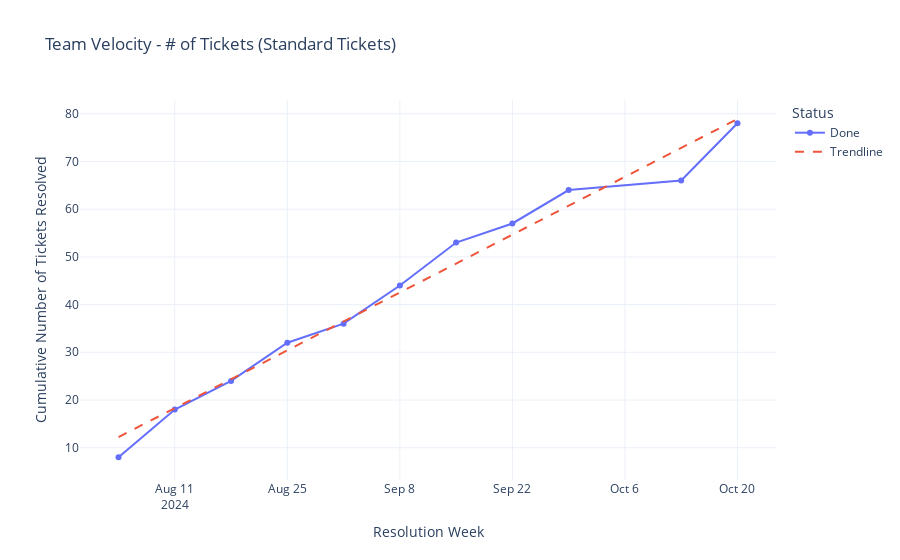
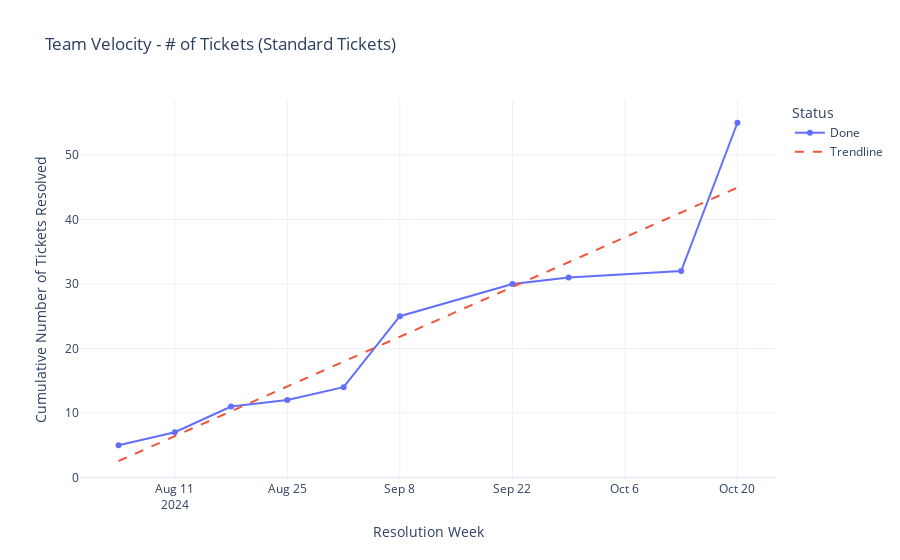
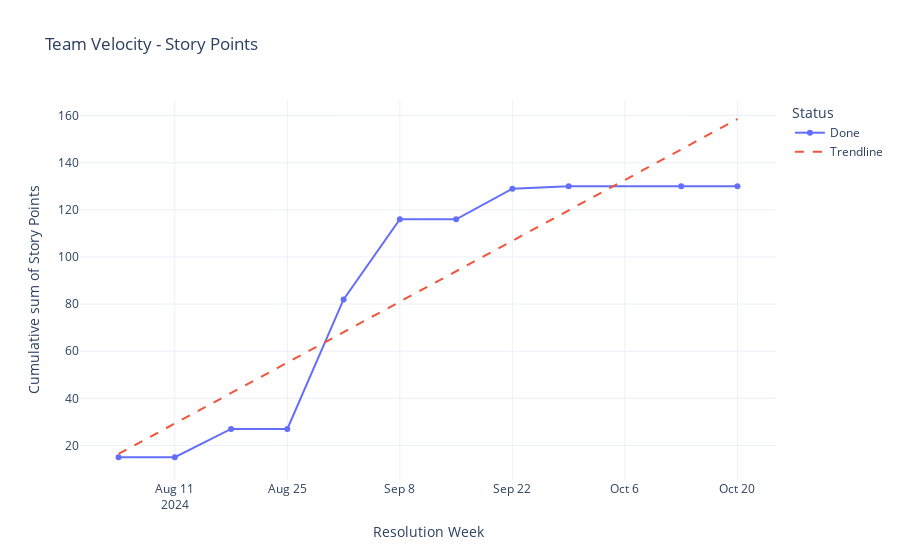
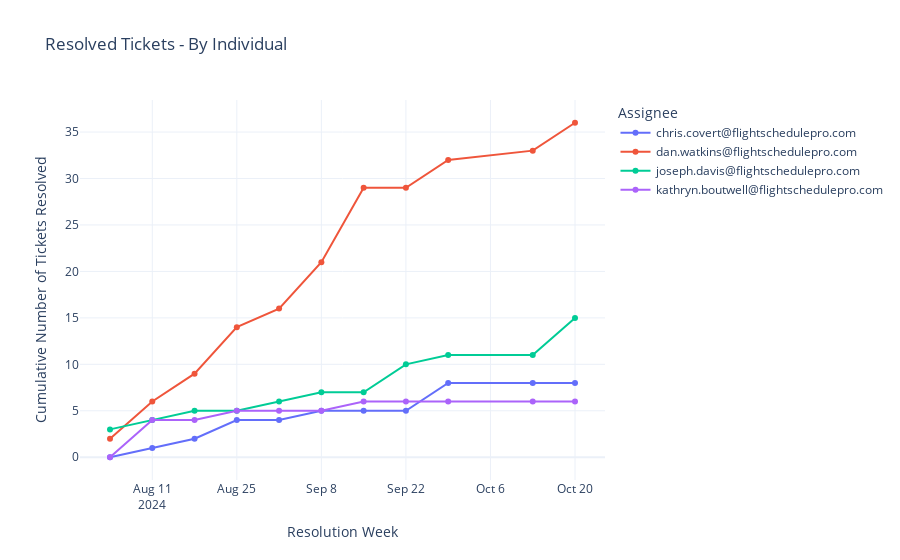

Here is the notebook cell these charts were saved with, in order:
### Markdown cell above
# THROUGHPUT METRICS

### Code cell
plot_tickets_over_time_interactive(df_standard_issues_resolved_in_range, top_n=1, start_date=start_date, group_by="Status", title="Team Velocity - # of Tickets (Standard Tickets)")
plot_tickets_over_time_interactive(df_sub_tasks_issues_resolved_in_range, top_n=1, start_date=start_date, group_by="Status", title="Team Velocity - # of Tickets (Standard Tickets)")
plot_tickets_over_time_interactive(df_standard_issues_resolved_in_range, top_n=1, start_date=start_date, measure_col="Story Points", aggfunc='sum', group_by="Status", title="Team Velocity - Story Points")
plot_tickets_over_time_interactive(df_standard_issues_resolved_in_range, top_n=4, start_date=start_date, group_by="Assignee", title="Resolved Tickets - By Individual")

### Figure 1 — Plotly figure (JSON) as saved in the notebook; plotly's stock layout.template omitted (floating-point values rounded to 4 significant figures)
{"data": [{"hovertemplate": "Status=Done<br>Resolution Week=%{x}<br>value=%{y}<extra></extra>", "legendgroup": "Done", "line": {"color": "#636efa", "dash": "solid"}, "marker": {"symbol": "circle"}, "mode": "lines+markers", "name": "Done", "orientation": "v", "showlegend": true, "type": "scatter", "x": ["2024-08-04T00:00:00", "2024-08-11T00:00:00", "2024-08-18T00:00:00", "2024-08-25T00:00:00", "2024-09-01T00:00:00", "2024-09-08T00:00:00", "2024-09-15T00:00:00", "2024-09-22T00:00:00", "2024-09-29T00:00:00", "2024-10-13T00:00:00", "2024-10-20T00:00:00"], "xaxis": "x", "y": [8, 18, 24, 32, 36, 44, 53, 57, 64, 66, 78], "yaxis": "y"}, {"line": {"dash": "dash"}, "mode": "lines", "name": "Trendline", "type": "scatter", "x": ["2024-08-04T00:00:00", "2024-08-11T00:00:00", "2024-08-18T00:00:00", "2024-08-25T00:00:00", "2024-09-01T00:00:00", "2024-09-08T00:00:00", "2024-09-15T00:00:00", "2024-09-22T00:00:00", "2024-09-29T00:00:00", "2024-10-13T00:00:00", "2024-10-20T00:00:00"], "y": [12.23, 18.29, 24.35, 30.41, 36.47, 42.53, 48.6, 54.66, 60.72, 72.84, 78.9]}], "layout": {"autosize": true, "hovermode": "x unified", "legend": {"title": {"text": "Status"}, "tracegroupgap": 0}, "title": {"text": "Team Velocity - # of Tickets (Standard Tickets)"}, "xaxis": {"anchor": "y", "autorange": true, "domain": [0, 1], "range": ["2024-07-30 07:39:44.627", "2024-10-24 16:20:15.373"], "title": {"text": "Resolution Week"}, "type": "date"}, "yaxis": {"anchor": "x", "autorange": true, "domain": [0, 1], "range": [2.223, 83.78], "title": {"text": "Cumulative Number of Tickets Resolved"}, "type": "linear"}}}

### Figure 2 — Plotly figure (JSON) as saved in the notebook; plotly's stock layout.template omitted (floating-point values rounded to 4 significant figures)
{"data": [{"hovertemplate": "Status=Done<br>Resolution Week=%{x}<br>value=%{y}<extra></extra>", "legendgroup": "Done", "line": {"color": "#636efa", "dash": "solid"}, "marker": {"symbol": "circle"}, "mode": "lines+markers", "name": "Done", "orientation": "v", "showlegend": true, "type": "scatter", "x": ["2024-08-04T00:00:00", "2024-08-11T00:00:00", "2024-08-18T00:00:00", "2024-08-25T00:00:00", "2024-09-01T00:00:00", "2024-09-08T00:00:00", "2024-09-22T00:00:00", "2024-09-29T00:00:00", "2024-10-13T00:00:00", "2024-10-20T00:00:00"], "xaxis": "x", "y": [5, 7, 11, 12, 14, 25, 30, 31, 32, 55], "yaxis": "y"}, {"line": {"dash": "dash"}, "mode": "lines", "name": "Trendline", "type": "scatter", "x": ["2024-08-04T00:00:00", "2024-08-11T00:00:00", "2024-08-18T00:00:00", "2024-08-25T00:00:00", "2024-09-01T00:00:00", "2024-09-08T00:00:00", "2024-09-22T00:00:00", "2024-09-29T00:00:00", "2024-10-13T00:00:00", "2024-10-20T00:00:00"], "y": [2.544, 6.398, 10.25, 14.11, 17.96, 21.81, 29.52, 33.38, 41.09, 44.94]}], "layout": {"autosize": true, "hovermode": "x unified", "legend": {"title": {"text": "Status"}, "tracegroupgap": 0}, "title": {"text": "Team Velocity - # of Tickets (Standard Tickets)"}, "xaxis": {"anchor": "y", "autorange": true, "domain": [0, 1], "range": ["2024-07-30 07:39:44.627", "2024-10-24 16:20:15.373"], "title": {"text": "Resolution Week"}, "type": "date"}, "yaxis": {"anchor": "x", "autorange": true, "domain": [0, 1], "range": [-0.4395, 59.23], "title": {"text": "Cumulative Number of Tickets Resolved"}, "type": "linear"}}}

### Figure 3 — Plotly figure (JSON) as saved in the notebook; plotly's stock layout.template omitted (floating-point values rounded to 4 significant figures)
{"data": [{"hovertemplate": "Status=Done<br>Resolution Week=%{x}<br>value=%{y}<extra></extra>", "legendgroup": "Done", "line": {"color": "#636efa", "dash": "solid"}, "marker": {"symbol": "circle"}, "mode": "lines+markers", "name": "Done", "orientation": "v", "showlegend": true, "type": "scatter", "x": ["2024-08-04T00:00:00", "2024-08-11T00:00:00", "2024-08-18T00:00:00", "2024-08-25T00:00:00", "2024-09-01T00:00:00", "2024-09-08T00:00:00", "2024-09-15T00:00:00", "2024-09-22T00:00:00", "2024-09-29T00:00:00", "2024-10-13T00:00:00", "2024-10-20T00:00:00"], "xaxis": "x", "y": [15, 15, 27, 27, 82, 116, 116, 129, 130, 130, 130], "yaxis": "y"}, {"line": {"dash": "dash"}, "mode": "lines", "name": "Trendline", "type": "scatter", "x": ["2024-08-04T00:00:00", "2024-08-11T00:00:00", "2024-08-18T00:00:00", "2024-08-25T00:00:00", "2024-09-01T00:00:00", "2024-09-08T00:00:00", "2024-09-15T00:00:00", "2024-09-22T00:00:00", "2024-09-29T00:00:00", "2024-10-13T00:00:00", "2024-10-20T00:00:00"], "y": [16.4, 29.32, 42.25, 55.17, 68.09, 81.01, 93.94, 106.9, 119.8, 145.6, 158.6]}], "layout": {"autosize": true, "hovermode": "x unified", "legend": {"title": {"text": "Status"}, "tracegroupgap": 0}, "title": {"text": "Team Velocity - Story Points"}, "xaxis": {"anchor": "y", "autorange": true, "domain": [0, 1], "range": ["2024-07-30 07:39:44.627", "2024-10-24 16:20:15.373"], "title": {"text": "Resolution Week"}, "type": "date"}, "yaxis": {"anchor": "x", "autorange": true, "domain": [0, 1], "range": [3.434, 166.7], "title": {"text": "Cumulative sum of Story Points"}, "type": "linear"}}}

### Figure 4 — Plotly figure (JSON) as saved in the notebook; plotly's stock layout.template omitted (floating-point values rounded to 4 significant figures)
{"data": [{"hovertemplate": "Assignee=chris.covert@flightschedulepro.com<br>Resolution Week=%{x}<br>value=%{y}<extra></extra>", "legendgroup": "chris.covert@flightschedulepro.com", "line": {"color": "#636efa", "dash": "solid"}, "marker": {"symbol": "circle"}, "mode": "lines+markers", "name": "chris.covert@flightschedulepro.com", "orientation": "v", "showlegend": true, "type": "scatter", "x": ["2024-08-04T00:00:00", "2024-08-11T00:00:00", "2024-08-18T00:00:00", "2024-08-25T00:00:00", "2024-09-01T00:00:00", "2024-09-08T00:00:00", "2024-09-15T00:00:00", "2024-09-22T00:00:00", "2024-09-29T00:00:00", "2024-10-13T00:00:00", "2024-10-20T00:00:00"], "xaxis": "x", "y": [0, 1, 2, 4, 4, 5, 5, 5, 8, 8, 8], "yaxis": "y"}, {"hovertemplate": "Assignee=dan.watkins@flightschedulepro.com<br>Resolution Week=%{x}<br>value=%{y}<extra></extra>", "legendgroup": "dan.watkins@flightschedulepro.com", "line": {"color": "#EF553B", "dash": "solid"}, "marker": {"symbol": "circle"}, "mode": "lines+markers", "name": "dan.watkins@flightschedulepro.com", "orientation": "v", "showlegend": true, "type": "scatter", "x": ["2024-08-04T00:00:00", "2024-08-11T00:00:00", "2024-08-18T00:00:00", "2024-08-25T00:00:00", "2024-09-01T00:00:00", "2024-09-08T00:00:00", "2024-09-15T00:00:00", "2024-09-22T00:00:00", "2024-09-29T00:00:00", "2024-10-13T00:00:00", "2024-10-20T00:00:00"], "xaxis": "x", "y": [2, 6, 9, 14, 16, 21, 29, 29, 32, 33, 36], "yaxis": "y"}, {"hovertemplate": "Assignee=joseph.davis@flightschedulepro.com<br>Resolution Week=%{x}<br>value=%{y}<extra></extra>", "legendgroup": "joseph.davis@flightschedulepro.com", "line": {"color": "#00cc96", "dash": "solid"}, "marker": {"symbol": "circle"}, "mode": "lines+markers", "name": "joseph.davis@flightschedulepro.com", "orientation": "v", "showlegend": true, "type": "scatter", "x": ["2024-08-04T00:00:00", "2024-08-11T00:00:00", "2024-08-18T00:00:00", "2024-08-25T00:00:00", "2024-09-01T00:00:00", "2024-09-08T00:00:00", "2024-09-15T00:00:00", "2024-09-22T00:00:00", "2024-09-29T00:00:00", "2024-10-13T00:00:00", "2024-10-20T00:00:00"], "xaxis": "x", "y": [3, 4, 5, 5, 6, 7, 7, 10, 11, 11, 15], "yaxis": "y"}, {"hovertemplate": "Assignee=kathryn.boutwell@flightschedulepro.com<br>Resolution Week=%{x}<br>value=%{y}<extra></extra>", "legendgroup": "kathryn.boutwell@flightschedulepro.com", "line": {"color": "#ab63fa", "dash": "solid"}, "marker": {"symbol": "circle"}, "mode": "lines+markers", "name": "kathryn.boutwell@flightschedulepro.com", "orientation": "v", "showlegend": true, "type": "scatter", "x": ["2024-08-04T00:00:00", "2024-08-11T00:00:00", "2024-08-18T00:00:00", "2024-08-25T00:00:00", "2024-09-01T00:00:00", "2024-09-08T00:00:00", "2024-09-15T00:00:00", "2024-09-22T00:00:00", "2024-09-29T00:00:00", "2024-10-13T00:00:00", "2024-10-20T00:00:00"], "xaxis": "x", "y": [0, 4, 4, 5, 5, 5, 6, 6, 6, 6, 6], "yaxis": "y"}], "layout": {"autosize": true, "hovermode": "x unified", "legend": {"title": {"text": "Assignee"}, "tracegroupgap": 0}, "title": {"text": "Resolved Tickets - By Individual"}, "xaxis": {"anchor": "y", "autorange": true, "domain": [0, 1], "range": ["2024-07-30 05:03:09.4737", "2024-10-24 18:56:50.5263"], "title": {"text": "Resolution Week"}, "type": "date"}, "yaxis": {"anchor": "x", "autorange": true, "domain": [0, 1], "range": [-2.971, 38.97], "title": {"text": "Cumulative Number of Tickets Resolved"}, "type": "linear"}}}
